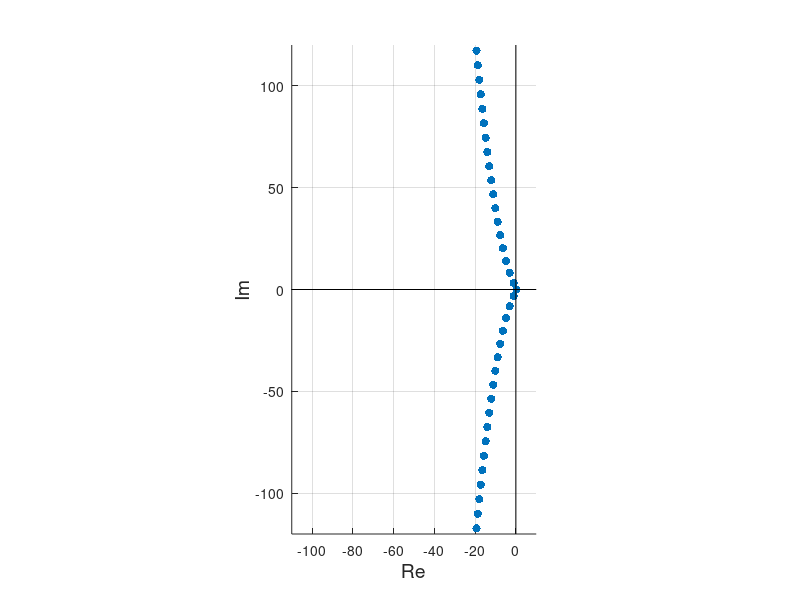

Write MATLAB code to recreate this figure.
% Define the real and imaginary parts of the complex numbers
% real_part = [0.6409081359945564, -0.5883308979957601, -0.5883308979957601, -2.470670435901709, -2.470670435901709, -4.165234816102921, -4.165234816102921, -5.659970767220179, -5.659970767220179, -7.000478061316252, -7.000478061316252, -8.222459065816462, -8.222459065816462, -9.350878907016543, -9.350878907016543, -10.40344077460044, -10.40344077460044, -11.393072265032902, -11.393072265032902, -12.329494245939202, -12.329494245939202, -13.2202085771797, -13.2202085771797, -14.07113558834973, -14.07113558834973, -14.887038005146405, -14.887038005146405, -15.67181111517509, -15.67181111517509, -16.42868667940039, -16.42868667940039, -17.160379651960326, -17.160379651960326];
% imaginary_part = [0.0, 3.4218707752750097, -3.4218707752750097, 8.418531957532581, -8.418531957532581, -14.203125040829049, 14.203125040829049, 20.382358349701267, -20.382358349701267, 26.79862646994095, -26.79862646994095, -33.37520681486999, 33.37520681486999, 40.06886906343362, -40.06886906343362, -46.8526565552982, 46.8526565552982, -53.70850187842569, 53.70850187842569, 60.62362725542962, -60.62362725542962, 67.58861494515973, -67.58861494515973, -74.5962932433817, 74.5962932433817, 81.64105448539988, -81.64105448539988, -88.7184172058621, 88.7184172058621, -95.82473379361464, 95.82473379361464, -102.9569887559343, 102.9569887559343];

% Define the real parts of the complex numbers, including conjugates
real_part = [0.3550376588492252, -1.065905311, -17.94866784, -18.65993043, -19.35007763, -4.830550772, -6.357562446, -7.718886897, -8.955611418, -10.09514037, -11.15644691, -12.1531878, -13.09553456, -13.99128391, -14.84655795, -3.078043432, -15.66626267, -16.45439813, -17.21427477, ...
             0.3550376588492252, -1.065905311, -17.94866784, -18.65993043, -19.35007763, -4.830550772, -6.357562446, -7.718886897, -8.955611418, -10.09514037, -11.15644691, -12.1531878, -13.09553456, -13.99128391, -14.84655795, -3.078043432, -15.66626267, -16.45439813, -17.21427477];

% Define the imaginary parts of the complex numbers, including conjugates
imaginary_part = [0.0, 3.205595056, 102.87742918037439, 110.03551810553532, 117.2146728737609, 14.02576615202362, 20.225347422304594, 26.656872834313663, 33.245242277849215, 39.948302185966504, 46.73978175960528, 53.60206120487331, 60.522665132358696, 67.49238705958277, 74.50420735374216, 8.214733922494682, 81.55263070661614, 88.63326056749834, 95.74251477898353, ...
                 0.0, -3.205595056, -102.87742918037439, -110.03551810553532, -117.2146728737609, -14.02576615202362, -20.225347422304594, -26.656872834313663, -33.245242277849215, -39.948302185966504, -46.73978175960528, -53.60206120487331, -60.522665132358696, -67.49238705958277, -74.50420735374216, -8.214733922494682, -81.55263070661614, -88.63326056749834, -95.74251477898353];


% Scatter plot of the complex numbers and their conjugates
figure;
scatter(real_part, imaginary_part, 'filled', 'blue'); % Original points

% Add labels and title
xlabel('Re', 'FontSize', 14);
ylabel('Im', 'FontSize', 14);
xs = [-110 10];
ys = 120;
% Add x and y axes
line(xs, [0 0], 'Color', 'black'); % x-axis
line([0 0], [ys -ys], 'Color', 'black'); % y-axis

% Set grid and equal aspect ratio
grid on;
axis equal;

% Set xlim and ylim based on the range of the data
xlim(xs);
ylim([-ys ys]);

set(gca,'DataAspectRatio',[1 1 1])

% Add legend
% legend('Original', 'Location', 'best');
hold off;
